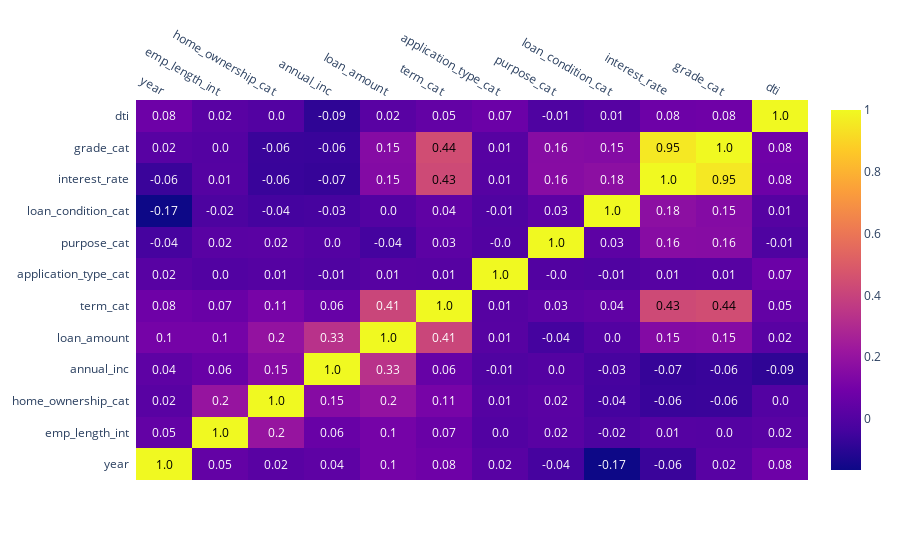

The cell this chart's notebook holds for it:
### Markdown cell above
# Проверим корелляционные связи численных и категориальных признаков

### Code cell
corrs = data.corr()

figure = ff.create_annotated_heatmap(
    z=corrs.values,
    x=list(corrs.columns),
    y=list(corrs.index),
    annotation_text=corrs.round(2).values,
    showscale=True)
figure.show()

### Figure 1 — Plotly figure (JSON) as saved in the notebook; plotly's stock layout.template omitted (floating-point values rounded to 4 significant figures; data arrays with more than 128 entries replaced by an {"elided": "..."} marker saying what was removed)
{"data": [{"colorscale": [[0, "#0d0887"], [0.1111, "#46039f"], [0.2222, "#7201a8"], [0.3333, "#9c179e"], [0.4444, "#bd3786"], [0.5556, "#d8576b"], [0.6667, "#ed7953"], [0.7778, "#fb9f3a"], [0.8889, "#fdca26"], [1, "#f0f921"]], "reversescale": false, "showscale": true, "type": "heatmap", "x": ["year", "emp_length_int", "home_ownership_cat", "annual_inc", "loan_amount", "term_cat", "application_type_cat", "purpose_cat", "loan_condition_cat", "interest_rate", "grade_cat", "dti"], "y": ["year", "emp_length_int", "home_ownership_cat", "annual_inc", "loan_amount", "term_cat", "application_type_cat", "purpose_cat", "loan_condition_cat", "interest_rate", "grade_cat", "dti"], "z": {"elided": "12x12 float values"}}], "layout": {"annotations": [{"font": {"color": "#000000"}, "showarrow": false, "text": "1.0", "x": "year", "xref": "x", "y": "year", "yref": "y"}, {"font": {"color": "#FFFFFF"}, "showarrow": false, "text": "0.05", "x": "emp_length_int", "xref": "x", "y": "year", "yref": "y"}, {"font": {"color": "#FFFFFF"}, "showarrow": false, "text": "0.02", "x": "home_ownership_cat", "xref": "x", "y": "year", "yref": "y"}, {"font": {"color": "#FFFFFF"}, "showarrow": false, "text": "0.04", "x": "annual_inc", "xref": "x", "y": "year", "yref": "y"}, {"font": {"color": "#FFFFFF"}, "showarrow": false, "text": "0.1", "x": "loan_amount", "xref": "x", "y": "year", "yref": "y"}, {"font": {"color": "#FFFFFF"}, "showarrow": false, "text": "0.08", "x": "term_cat", "xref": "x", "y": "year", "yref": "y"}, {"font": {"color": "#FFFFFF"}, "showarrow": false, "text": "0.02", "x": "application_type_cat", "xref": "x", "y": "year", "yref": "y"}, {"font": {"color": "#FFFFFF"}, "showarrow": false, "text": "-0.04", "x": "purpose_cat", "xref": "x", "y": "year", "yref": "y"}, {"font": {"color": "#FFFFFF"}, "showarrow": false, "text": "-0.17", "x": "loan_condition_cat", "xref": "x", "y": "year", "yref": "y"}, {"font": {"color": "#FFFFFF"}, "showarrow": false, "text": "-0.06", "x": "interest_rate", "xref": "x", "y": "year", "yref": "y"}, {"font": {"color": "#FFFFFF"}, "showarrow": false, "text": "0.02", "x": "grade_cat", "xref": "x", "y": "year", "yref": "y"}, {"font": {"color": "#FFFFFF"}, "showarrow": false, "text": "0.08", "x": "dti", "xref": "x", "y": "year", "yref": "y"}, {"font": {"color": "#FFFFFF"}, "showarrow": false, "text": "0.05", "x": "year", "xref": "x", "y": "emp_length_int", "yref": "y"}, {"font": {"color": "#000000"}, "showarrow": false, "text": "1.0", "x": "emp_length_int", "xref": "x", "y": "emp_length_int", "yref": "y"}, {"font": {"color": "#FFFFFF"}, "showarrow": false, "text": "0.2", "x": "home_ownership_cat", "xref": "x", "y": "emp_length_int", "yref": "y"}, {"font": {"color": "#FFFFFF"}, "showarrow": false, "text": "0.06", "x": "annual_inc", "xref": "x", "y": "emp_length_int", "yref": "y"}, {"font": {"color": "#FFFFFF"}, "showarrow": false, "text": "0.1", "x": "loan_amount", "xref": "x", "y": "emp_length_int", "yref": "y"}, {"font": {"color": "#FFFFFF"}, "showarrow": false, "text": "0.07", "x": "term_cat", "xref": "x", "y": "emp_length_int", "yref": "y"}, {"font": {"color": "#FFFFFF"}, "showarrow": false, "text": "0.0", "x": "application_type_cat", "xref": "x", "y": "emp_length_int", "yref": "y"}, {"font": {"color": "#FFFFFF"}, "showarrow": false, "text": "0.02", "x": "purpose_cat", "xref": "x", "y": "emp_length_int", "yref": "y"}, {"font": {"color": "#FFFFFF"}, "showarrow": false, "text": "-0.02", "x": "loan_condition_cat", "xref": "x", "y": "emp_length_int", "yref": "y"}, {"font": {"color": "#FFFFFF"}, "showarrow": false, "text": "0.01", "x": "interest_rate", "xref": "x", "y": "emp_length_int", "yref": "y"}, {"font": {"color": "#FFFFFF"}, "showarrow": false, "text": "0.0", "x": "grade_cat", "xref": "x", "y": "emp_length_int", "yref": "y"}, {"font": {"color": "#FFFFFF"}, "showarrow": false, "text": "0.02", "x": "dti", "xref": "x", "y": "emp_length_int", "yref": "y"}, {"font": {"color": "#FFFFFF"}, "showarrow": false, "text": "0.02", "x": "year", "xref": "x", "y": "home_ownership_cat", "yref": "y"}, {"font": {"color": "#FFFFFF"}, "showarrow": false, "text": "0.2", "x": "emp_length_int", "xref": "x", "y": "home_ownership_cat", "yref": "y"}, {"font": {"color": "#000000"}, "showarrow": false, "text": "1.0", "x": "home_ownership_cat", "xref": "x", "y": "home_ownership_cat", "yref": "y"}, {"font": {"color": "#FFFFFF"}, "showarrow": false, "text": "0.15", "x": "annual_inc", "xref": "x", "y": "home_ownership_cat", "yref": "y"}, {"font": {"color": "#FFFFFF"}, "showarrow": false, "text": "0.2", "x": "loan_amount", "xref": "x", "y": "home_ownership_cat", "yref": "y"}, {"font": {"color": "#FFFFFF"}, "showarrow": false, "text": "0.11", "x": "term_cat", "xref": "x", "y": "home_ownership_cat", "yref": "y"}, {"font": {"color": "#FFFFFF"}, "showarrow": false, "text": "0.01", "x": "application_type_cat", "xref": "x", "y": "home_ownership_cat", "yref": "y"}, {"font": {"color": "#FFFFFF"}, "showarrow": false, "text": "0.02", "x": "purpose_cat", "xref": "x", "y": "home_ownership_cat", "yref": "y"}, {"font": {"color": "#FFFFFF"}, "showarrow": false, "text": "-0.04", "x": "loan_condition_cat", "xref": "x", "y": "home_ownership_cat", "yref": "y"}, {"font": {"color": "#FFFFFF"}, "showarrow": false, "text": "-0.06", "x": "interest_rate", "xref": "x", "y": "home_ownership_cat", "yref": "y"}, {"font": {"color": "#FFFFFF"}, "showarrow": false, "text": "-0.06", "x": "grade_cat", "xref": "x", "y": "home_ownership_cat", "yref": "y"}, {"font": {"color": "#FFFFFF"}, "showarrow": false, "text": "0.0", "x": "dti", "xref": "x", "y": "home_ownership_cat", "yref": "y"}, {"font": {"color": "#FFFFFF"}, "showarrow": false, "text": "0.04", "x": "year", "xref": "x", "y": "annual_inc", "yref": "y"}, {"font": {"color": "#FFFFFF"}, "showarrow": false, "text": "0.06", "x": "emp_length_int", "xref": "x", "y": "annual_inc", "yref": "y"}, {"font": {"color": "#FFFFFF"}, "showarrow": false, "text": "0.15", "x": "home_ownership_cat", "xref": "x", "y": "annual_inc", "yref": "y"}, {"font": {"color": "#000000"}, "showarrow": false, "text": "1.0", "x": "annual_inc", "xref": "x", "y": "annual_inc", "yref": "y"}, {"font": {"color": "#FFFFFF"}, "showarrow": false, "text": "0.33", "x": "loan_amount", "xref": "x", "y": "annual_inc", "yref": "y"}, {"font": {"color": "#FFFFFF"}, "showarrow": false, "text": "0.06", "x": "term_cat", "xref": "x", "y": "annual_inc", "yref": "y"}, {"font": {"color": "#FFFFFF"}, "showarrow": false, "text": "-0.01", "x": "application_type_cat", "xref": "x", "y": "annual_inc", "yref": "y"}, {"font": {"color": "#FFFFFF"}, "showarrow": false, "text": "0.0", "x": "purpose_cat", "xref": "x", "y": "annual_inc", "yref": "y"}, {"font": {"color": "#FFFFFF"}, "showarrow": false, "text": "-0.03", "x": "loan_condition_cat", "xref": "x", "y": "annual_inc", "yref": "y"}, {"font": {"color": "#FFFFFF"}, "showarrow": false, "text": "-0.07", "x": "interest_rate", "xref": "x", "y": "annual_inc", "yref": "y"}, {"font": {"color": "#FFFFFF"}, "showarrow": false, "text": "-0.06", "x": "grade_cat", "xref": "x", "y": "annual_inc", "yref": "y"}, {"font": {"color": "#FFFFFF"}, "showarrow": false, "text": "-0.09", "x": "dti", "xref": "x", "y": "annual_inc", "yref": "y"}, {"font": {"color": "#FFFFFF"}, "showarrow": false, "text": "0.1", "x": "year", "xref": "x", "y": "loan_amount", "yref": "y"}, {"font": {"color": "#FFFFFF"}, "showarrow": false, "text": "0.1", "x": "emp_length_int", "xref": "x", "y": "loan_amount", "yref": "y"}, {"font": {"color": "#FFFFFF"}, "showarrow": false, "text": "0.2", "x": "home_ownership_cat", "xref": "x", "y": "loan_amount", "yref": "y"}, {"font": {"color": "#FFFFFF"}, "showarrow": false, "text": "0.33", "x": "annual_inc", "xref": "x", "y": "loan_amount", "yref": "y"}, {"font": {"color": "#000000"}, "showarrow": false, "text": "1.0", "x": "loan_amount", "xref": "x", "y": "loan_amount", "yref": "y"}, {"font": {"color": "#FFFFFF"}, "showarrow": false, "text": "0.41", "x": "term_cat", "xref": "x", "y": "loan_amount", "yref": "y"}, {"font": {"color": "#FFFFFF"}, "showarrow": false, "text": "0.01", "x": "application_type_cat", "xref": "x", "y": "loan_amount", "yref": "y"}, {"font": {"color": "#FFFFFF"}, "showarrow": false, "text": "-0.04", "x": "purpose_cat", "xref": "x", "y": "loan_amount", "yref": "y"}, {"font": {"color": "#FFFFFF"}, "showarrow": false, "text": "0.0", "x": "loan_condition_cat", "xref": "x", "y": "loan_amount", "yref": "y"}, {"font": {"color": "#FFFFFF"}, "showarrow": false, "text": "0.15", "x": "interest_rate", "xref": "x", "y": "loan_amount", "yref": "y"}, {"font": {"color": "#FFFFFF"}, "showarrow": false, "text": "0.15", "x": "grade_cat", "xref": "x", "y": "loan_amount", "yref": "y"}, {"font": {"color": "#FFFFFF"}, "showarrow": false, "text": "0.02", "x": "dti", "xref": "x", "y": "loan_amount", "yref": "y"}, {"font": {"color": "#FFFFFF"}, "showarrow": false, "text": "0.08", "x": "year", "xref": "x", "y": "term_cat", "yref": "y"}, {"font": {"color": "#FFFFFF"}, "showarrow": false, "text": "0.07", "x": "emp_length_int", "xref": "x", "y": "term_cat", "yref": "y"}, {"font": {"color": "#FFFFFF"}, "showarrow": false, "text": "0.11", "x": "home_ownership_cat", "xref": "x", "y": "term_cat", "yref": "y"}, {"font": {"color": "#FFFFFF"}, "showarrow": false, "text": "0.06", "x": "annual_inc", "xref": "x", "y": "term_cat", "yref": "y"}, {"font": {"color": "#FFFFFF"}, "showarrow": false, "text": "0.41", "x": "loan_amount", "xref": "x", "y": "term_cat", "yref": "y"}, {"font": {"color": "#000000"}, "showarrow": false, "text": "1.0", "x": "term_cat", "xref": "x", "y": "term_cat", "yref": "y"}, {"font": {"color": "#FFFFFF"}, "showarrow": false, "text": "0.01", "x": "application_type_cat", "xref": "x", "y": "term_cat", "yref": "y"}, {"font": {"color": "#FFFFFF"}, "showarrow": false, "text": "0.03", "x": "purpose_cat", "xref": "x", "y": "term_cat", "yref": "y"}, {"font": {"color": "#FFFFFF"}, "showarrow": false, "text": "0.04", "x": "loan_condition_cat", "xref": "x", "y": "term_cat", "yref": "y"}, {"font": {"color": "#000000"}, "showarrow": false, "text": "0.43", "x": "interest_rate", "xref": "x", "y": "term_cat", "yref": "y"}, {"font": {"color": "#000000"}, "showarrow": false, "text": "0.44", "x": "grade_cat", "xref": "x", "y": "term_cat", "yref": "y"}, {"font": {"color": "#FFFFFF"}, "showarrow": false, "text": "0.05", "x": "dti", "xref": "x", "y": "term_cat", "yref": "y"}, {"font": {"color": "#FFFFFF"}, "showarrow": false, "text": "0.02", "x": "year", "xref": "x", "y": "application_type_cat", "yref": "y"}, {"font": {"color": "#FFFFFF"}, "showarrow": false, "text": "0.0", "x": "emp_length_int", "xref": "x", "y": "application_type_cat", "yref": "y"}, {"font": {"color": "#FFFFFF"}, "showarrow": false, "text": "0.01", "x": "home_ownership_cat", "xref": "x", "y": "application_type_cat", "yref": "y"}, {"font": {"color": "#FFFFFF"}, "showarrow": false, "text": "-0.01", "x": "annual_inc", "xref": "x", "y": "application_type_cat", "yref": "y"}, {"font": {"color": "#FFFFFF"}, "showarrow": false, "text": "0.01", "x": "loan_amount", "xref": "x", "y": "application_type_cat", "yref": "y"}, {"font": {"color": "#FFFFFF"}, "showarrow": false, "text": "0.01", "x": "term_cat", "xref": "x", "y": "application_type_cat", "yref": "y"}, {"font": {"color": "#000000"}, "showarrow": false, "text": "1.0", "x": "application_type_cat", "xref": "x", "y": "application_type_cat", "yref": "y"}, {"font": {"color": "#FFFFFF"}, "showarrow": false, "text": "-0.0", "x": "purpose_cat", "xref": "x", "y": "application_type_cat", "yref": "y"}, {"font": {"color": "#FFFFFF"}, "showarrow": false, "text": "-0.01", "x": "loan_condition_cat", "xref": "x", "y": "application_type_cat", "yref": "y"}, {"font": {"color": "#FFFFFF"}, "showarrow": false, "text": "0.01", "x": "interest_rate", "xref": "x", "y": "application_type_cat", "yref": "y"}, {"font": {"color": "#FFFFFF"}, "showarrow": false, "text": "0.01", "x": "grade_cat", "xref": "x", "y": "application_type_cat", "yref": "y"}, {"font": {"color": "#FFFFFF"}, "showarrow": false, "text": "0.07", "x": "dti", "xref": "x", "y": "application_type_cat", "yref": "y"}, {"font": {"color": "#FFFFFF"}, "showarrow": false, "text": "-0.04", "x": "year", "xref": "x", "y": "purpose_cat", "yref": "y"}, {"font": {"color": "#FFFFFF"}, "showarrow": false, "text": "0.02", "x": "emp_length_int", "xref": "x", "y": "purpose_cat", "yref": "y"}, {"font": {"color": "#FFFFFF"}, "showarrow": false, "text": "0.02", "x": "home_ownership_cat", "xref": "x", "y": "purpose_cat", "yref": "y"}, {"font": {"color": "#FFFFFF"}, "showarrow": false, "text": "0.0", "x": "annual_inc", "xref": "x", "y": "purpose_cat", "yref": "y"}, {"font": {"color": "#FFFFFF"}, "showarrow": false, "text": "-0.04", "x": "loan_amount", "xref": "x", "y": "purpose_cat", "yref": "y"}, {"font": {"color": "#FFFFFF"}, "showarrow": false, "text": "0.03", "x": "term_cat", "xref": "x", "y": "purpose_cat", "yref": "y"}, {"font": {"color": "#FFFFFF"}, "showarrow": false, "text": "-0.0", "x": "application_type_cat", "xref": "x", "y": "purpose_cat", "yref": "y"}, {"font": {"color": "#000000"}, "showarrow": false, "text": "1.0", "x": "purpose_cat", "xref": "x", "y": "purpose_cat", "yref": "y"}, {"font": {"color": "#FFFFFF"}, "showarrow": false, "text": "0.03", "x": "loan_condition_cat", "xref": "x", "y": "purpose_cat", "yref": "y"}, {"font": {"color": "#FFFFFF"}, "showarrow": false, "text": "0.16", "x": "interest_rate", "xref": "x", "y": "purpose_cat", "yref": "y"}, {"font": {"color": "#FFFFFF"}, "showarrow": false, "text": "0.16", "x": "grade_cat", "xref": "x", "y": "purpose_cat", "yref": "y"}, {"font": {"color": "#FFFFFF"}, "showarrow": false, "text": "-0.01", "x": "dti", "xref": "x", "y": "purpose_cat", "yref": "y"}, {"font": {"color": "#FFFFFF"}, "showarrow": false, "text": "-0.17", "x": "year", "xref": "x", "y": "loan_condition_cat", "yref": "y"}, {"font": {"color": "#FFFFFF"}, "showarrow": false, "text": "-0.02", "x": "emp_length_int", "xref": "x", "y": "loan_condition_cat", "yref": "y"}, {"font": {"color": "#FFFFFF"}, "showarrow": false, "text": "-0.04", "x": "home_ownership_cat", "xref": "x", "y": "loan_condition_cat", "yref": "y"}, {"font": {"color": "#FFFFFF"}, "showarrow": false, "text": "-0.03", "x": "annual_inc", "xref": "x", "y": "loan_condition_cat", "yref": "y"}, {"font": {"color": "#FFFFFF"}, "showarrow": false, "text": "0.0", "x": "loan_amount", "xref": "x", "y": "loan_condition_cat", "yref": "y"}, {"font": {"color": "#FFFFFF"}, "showarrow": false, "text": "0.04", "x": "term_cat", "xref": "x", "y": "loan_condition_cat", "yref": "y"}, {"font": {"color": "#FFFFFF"}, "showarrow": false, "text": "-0.01", "x": "application_type_cat", "xref": "x", "y": "loan_condition_cat", "yref": "y"}, {"font": {"color": "#FFFFFF"}, "showarrow": false, "text": "0.03", "x": "purpose_cat", "xref": "x", "y": "loan_condition_cat", "yref": "y"}, {"font": {"color": "#000000"}, "showarrow": false, "text": "1.0", "x": "loan_condition_cat", "xref": "x", "y": "loan_condition_cat", "yref": "y"}, {"font": {"color": "#FFFFFF"}, "showarrow": false, "text": "0.18", "x": "interest_rate", "xref": "x", "y": "loan_condition_cat", "yref": "y"}, {"font": {"color": "#FFFFFF"}, "showarrow": false, "text": "0.15", "x": "grade_cat", "xref": "x", "y": "loan_condition_cat", "yref": "y"}, {"font": {"color": "#FFFFFF"}, "showarrow": false, "text": "0.01", "x": "dti", "xref": "x", "y": "loan_condition_cat", "yref": "y"}, {"font": {"color": "#FFFFFF"}, "showarrow": false, "text": "-0.06", "x": "year", "xref": "x", "y": "interest_rate", "yref": "y"}, {"font": {"color": "#FFFFFF"}, "showarrow": false, "text": "0.01", "x": "emp_length_int", "xref": "x", "y": "interest_rate", "yref": "y"}, {"font": {"color": "#FFFFFF"}, "showarrow": false, "text": "-0.06", "x": "home_ownership_cat", "xref": "x", "y": "interest_rate", "yref": "y"}, {"font": {"color": "#FFFFFF"}, "showarrow": false, "text": "-0.07", "x": "annual_inc", "xref": "x", "y": "interest_rate", "yref": "y"}, {"font": {"color": "#FFFFFF"}, "showarrow": false, "text": "0.15", "x": "loan_amount", "xref": "x", "y": "interest_rate", "yref": "y"}, {"font": {"color": "#000000"}, "showarrow": false, "text": "0.43", "x": "term_cat", "xref": "x", "y": "interest_rate", "yref": "y"}, {"font": {"color": "#FFFFFF"}, "showarrow": false, "text": "0.01", "x": "application_type_cat", "xref": "x", "y": "interest_rate", "yref": "y"}, {"font": {"color": "#FFFFFF"}, "showarrow": false, "text": "0.16", "x": "purpose_cat", "xref": "x", "y": "interest_rate", "yref": "y"}, {"font": {"color": "#FFFFFF"}, "showarrow": false, "text": "0.18", "x": "loan_condition_cat", "xref": "x", "y": "interest_rate", "yref": "y"}, {"font": {"color": "#000000"}, "showarrow": false, "text": "1.0", "x": "interest_rate", "xref": "x", "y": "interest_rate", "yref": "y"}, {"font": {"color": "#000000"}, "showarrow": false, "text": "0.95", "x": "grade_cat", "xref": "x", "y": "interest_rate", "yref": "y"}, {"font": {"color": "#FFFFFF"}, "showarrow": false, "text": "0.08", "x": "dti", "xref": "x", "y": "interest_rate", "yref": "y"}, {"font": {"color": "#FFFFFF"}, "showarrow": false, "text": "0.02", "x": "year", "xref": "x", "y": "grade_cat", "yref": "y"}, {"font": {"color": "#FFFFFF"}, "showarrow": false, "text": "0.0", "x": "emp_length_int", "xref": "x", "y": "grade_cat", "yref": "y"}, {"font": {"color": "#FFFFFF"}, "showarrow": false, "text": "-0.06", "x": "home_ownership_cat", "xref": "x", "y": "grade_cat", "yref": "y"}, {"font": {"color": "#FFFFFF"}, "showarrow": false, "text": "-0.06", "x": "annual_inc", "xref": "x", "y": "grade_cat", "yref": "y"}, {"font": {"color": "#FFFFFF"}, "showarrow": false, "text": "0.15", "x": "loan_amount", "xref": "x", "y": "grade_cat", "yref": "y"}, {"font": {"color": "#000000"}, "showarrow": false, "text": "0.44", "x": "term_cat", "xref": "x", "y": "grade_cat", "yref": "y"}, {"font": {"color": "#FFFFFF"}, "showarrow": false, "text": "0.01", "x": "application_type_cat", "xref": "x", "y": "grade_cat", "yref": "y"}, {"font": {"color": "#FFFFFF"}, "showarrow": false, "text": "0.16", "x": "purpose_cat", "xref": "x", "y": "grade_cat", "yref": "y"}, {"font": {"color": "#FFFFFF"}, "showarrow": false, "text": "0.15", "x": "loan_condition_cat", "xref": "x", "y": "grade_cat", "yref": "y"}, {"font": {"color": "#000000"}, "showarrow": false, "text": "0.95", "x": "interest_rate", "xref": "x", "y": "grade_cat", "yref": "y"}, {"font": {"color": "#000000"}, "showarrow": false, "text": "1.0", "x": "grade_cat", "xref": "x", "y": "grade_cat", "yref": "y"}, {"font": {"color": "#FFFFFF"}, "showarrow": false, "text": "0.08", "x": "dti", "xref": "x", "y": "grade_cat", "yref": "y"}, {"font": {"color": "#FFFFFF"}, "showarrow": false, "text": "0.08", "x": "year", "xref": "x", "y": "dti", "yref": "y"}, {"font": {"color": "#FFFFFF"}, "showarrow": false, "text": "0.02", "x": "emp_length_int", "xref": "x", "y": "dti", "yref": "y"}, {"font": {"color": "#FFFFFF"}, "showarrow": false, "text": "0.0", "x": "home_ownership_cat", "xref": "x", "y": "dti", "yref": "y"}, {"font": {"color": "#FFFFFF"}, "showarrow": false, "text": "-0.09", "x": "annual_inc", "xref": "x", "y": "dti", "yref": "y"}, {"font": {"color": "#FFFFFF"}, "showarrow": false, "text": "0.02", "x": "loan_amount", "xref": "x", "y": "dti", "yref": "y"}, {"font": {"color": "#FFFFFF"}, "showarrow": false, "text": "0.05", "x": "term_cat", "xref": "x", "y": "dti", "yref": "y"}, {"font": {"color": "#FFFFFF"}, "showarrow": false, "text": "0.07", "x": "application_type_cat", "xref": "x", "y": "dti", "yref": "y"}, {"font": {"color": "#FFFFFF"}, "showarrow": false, "text": "-0.01", "x": "purpose_cat", "xref": "x", "y": "dti", "yref": "y"}, {"font": {"color": "#FFFFFF"}, "showarrow": false, "text": "0.01", "x": "loan_condition_cat", "xref": "x", "y": "dti", "yref": "y"}, {"font": {"color": "#FFFFFF"}, "showarrow": false, "text": "0.08", "x": "interest_rate", "xref": "x", "y": "dti", "yref": "y"}, {"font": {"color": "#FFFFFF"}, "showarrow": false, "text": "0.08", "x": "grade_cat", "xref": "x", "y": "dti", "yref": "y"}, {"font": {"color": "#000000"}, "showarrow": false, "text": "1.0", "x": "dti", "xref": "x", "y": "dti", "yref": "y"}], "xaxis": {"dtick": 1, "gridcolor": "rgb(0, 0, 0)", "side": "top", "ticks": ""}, "yaxis": {"dtick": 1, "ticks": "", "ticksuffix": "  "}}}
